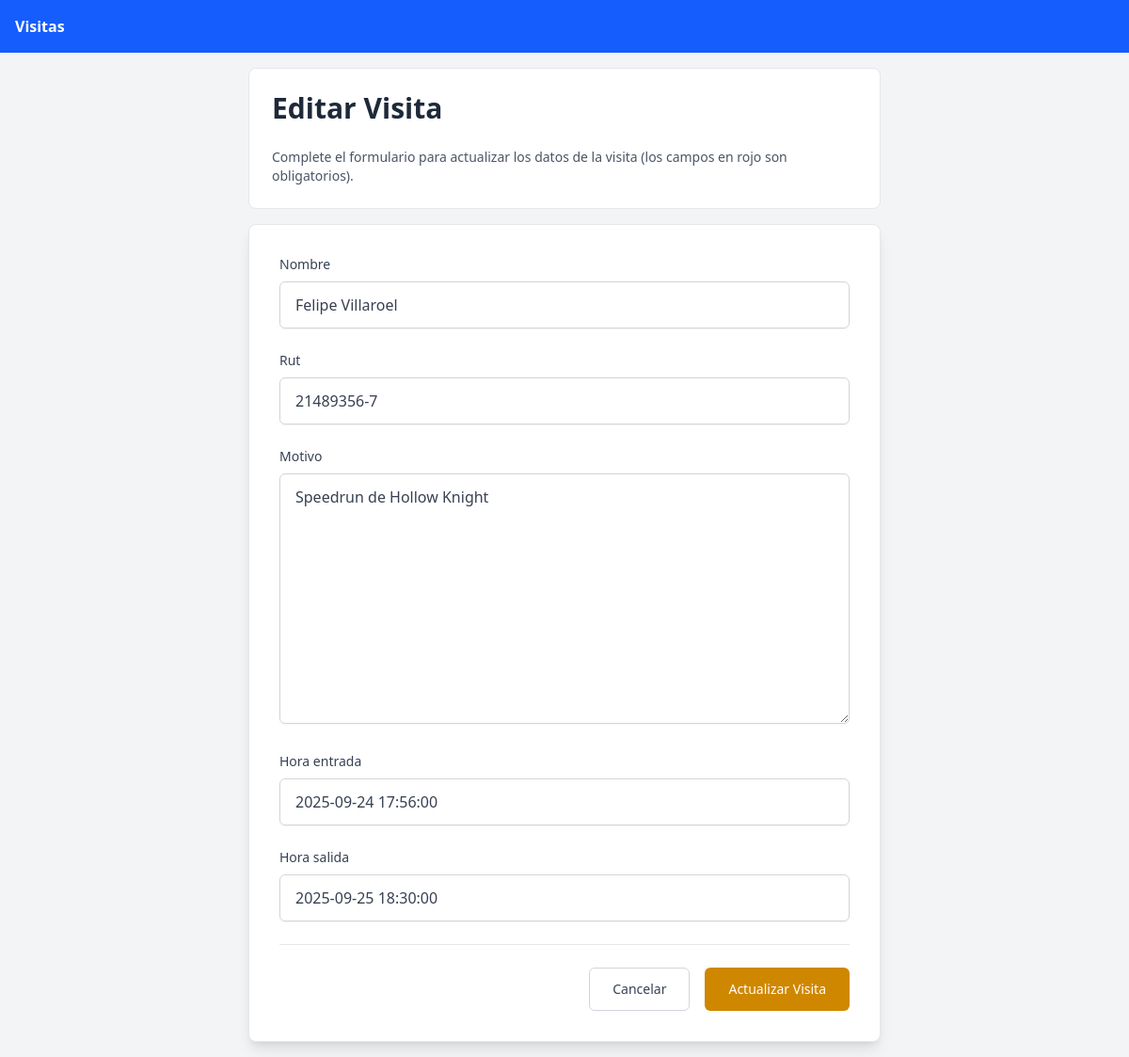
Page /registro/editar/2/ on the committed database.
### registro/models.py (models this page shows, shortened)
class Visita(models.Model):
    nombre = models.CharField(max_length=100)
    rut = models.CharField(max_length=12)
    motivo = models.TextField()
    hora_entrada = models.DateTimeField()
    hora_salida = models.DateTimeField()

### registro/views.py (the view)
# urls.py: path("registro/editar/<int:id>/", views.editar_registro, name="editar_registro"),
def editar_registro(request, id):
    visita = get_object_or_404(Visita, id=id)
    if request.method == 'POST':
        form = VisitaForm(request.POST, instance=visita)
        if form.is_valid():
            form.save()
            return redirect('registro_visitas')  # Redirige a la lista de visitas
        else:
            print(form.errors)  # Muestra errores en consola para depuración
    else:
        form = VisitaForm(instance=visita)
    return render(request, 'visitas/editar_registro.html', {'form': form})

### registro/forms.py (shortened to what this page needs)
class VisitaForm(forms.ModelForm):
    class Meta:
        model = Visita
        fields = ["nombre", "rut", "motivo", "hora_entrada", "hora_salida"]
    def __init__(self, *args, **kwargs):
        super().__init__(*args, **kwargs)

### registro/templates/visitas/editar_registro.html (shortened to what this page needs)
{% extends 'visitas/base.html' %}
{% block content %}
  <div class="max-w-2xl mx-auto">
    <div class="bg-white mb-4 p-6 rounded-lg border border-gray-200">
      <h1 class="text-3xl font-bold text-gray-800 mb-6">Editar Visita</h1>
      <p class="text-sm text-gray-600">Complete el formulario para actualizar los datos de la visita (los campos en rojo son obligatorios).</p>
    </div>
    <form method="post" class="bg-white p-8 rounded-lg shadow-lg border border-gray-200">
      <div class="mb-6">
        <label for="{{ form.nombre.id_for_label }}" class="block text-sm font-medium text-gray-700 mb-2">{{ form.nombre.label }}</label>
        {{ form.nombre }}
      </div>
      <div class="mb-6">
        <label for="{{ form.rut.id_for_label }}" class="block text-sm font-medium text-gray-700 mb-2">{{ form.rut.label }}</label>
        {{ form.rut }}
      </div>
      <div class="mb-6">
        <label for="{{ form.motivo.id_for_label }}" class="block text-sm font-medium text-gray-700 mb-2">{{ form.motivo.label }}</label>
        {{ form.motivo }}
      </div>
      <div class="mb-6">
        <label for="{{ form.hora_entrada.id_for_label }}" class="block text-sm font-medium text-gray-700 mb-2">{{ form.hora_entrada.label }}</label>
        {{ form.hora_entrada }}
      </div>
      <div class="mb-6">
        <label for="{{ form.hora_salida.id_for_label }}" class="block text-sm font-medium text-gray-700 mb-2">{{ form.hora_salida.label }}</label>
        {{ form.hora_salida }}
      </div>
      <div class="flex items-center justify-end space-x-4 pt-6 border-t border-gray-200">
        <a href="{% url 'registro_visitas' %}" class="hover:scale-105 transition-all ease-in inline-flex items-center px-6 py-3 border border-gray-300 text-sm font-medium rounded-md text-gray-700 bg-white hover:bg-gray-50 focus:outline-none focus:ring-2 focus:ring-offset-2 focus:ring-gray-500 transition duration-200">Cancelar</a>
        <button type="submit" class="hover:scale-105 transition-all ease-in inline-flex items-center px-6 py-3 border border-transparent text-sm font-medium rounded-md text-white bg-yellow-600 hover:bg-yellow-700 focus:outline-none focus:ring-2 focus:ring-offset-2 focus:ring-yellow-500 transition duration-200">Actualizar Visita</button>
      </div>
    </form>
  </div>
{% endblock %}

### registro/templates/visitas/editar_registro.html (style rules this page uses)
input, textarea, select { width: 100%; padding: 0.75rem 1rem; border: 1px solid #d1d5db; border-radius: 0.375rem; box-shadow: 0 1px 2px 0 rgba(0, 0, 0, 0.05); color: #374151; transition: all 0.2s ease-in-out; }
input::placeholder, textarea::placeholder { color: #9ca3af; }
textarea { resize: vertical; min-height: 100px; }

### rows in the picture
Visita: nombre "Felipe Villaroel", rut "21489356-7", motivo "Speedrun de Hollow Knight", hora_entrada "2025-09-24 17:56:00", hora_salida "2025-09-25 18:30:00"
